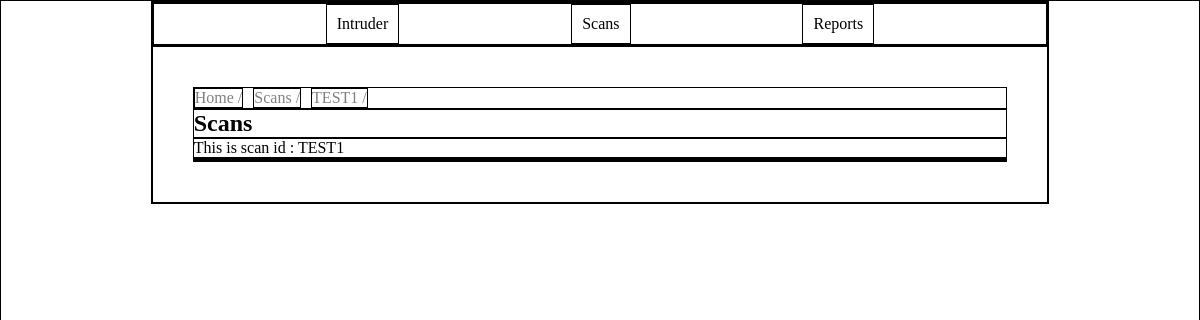
Page /home/scans/TEST1 on the earlier database version.
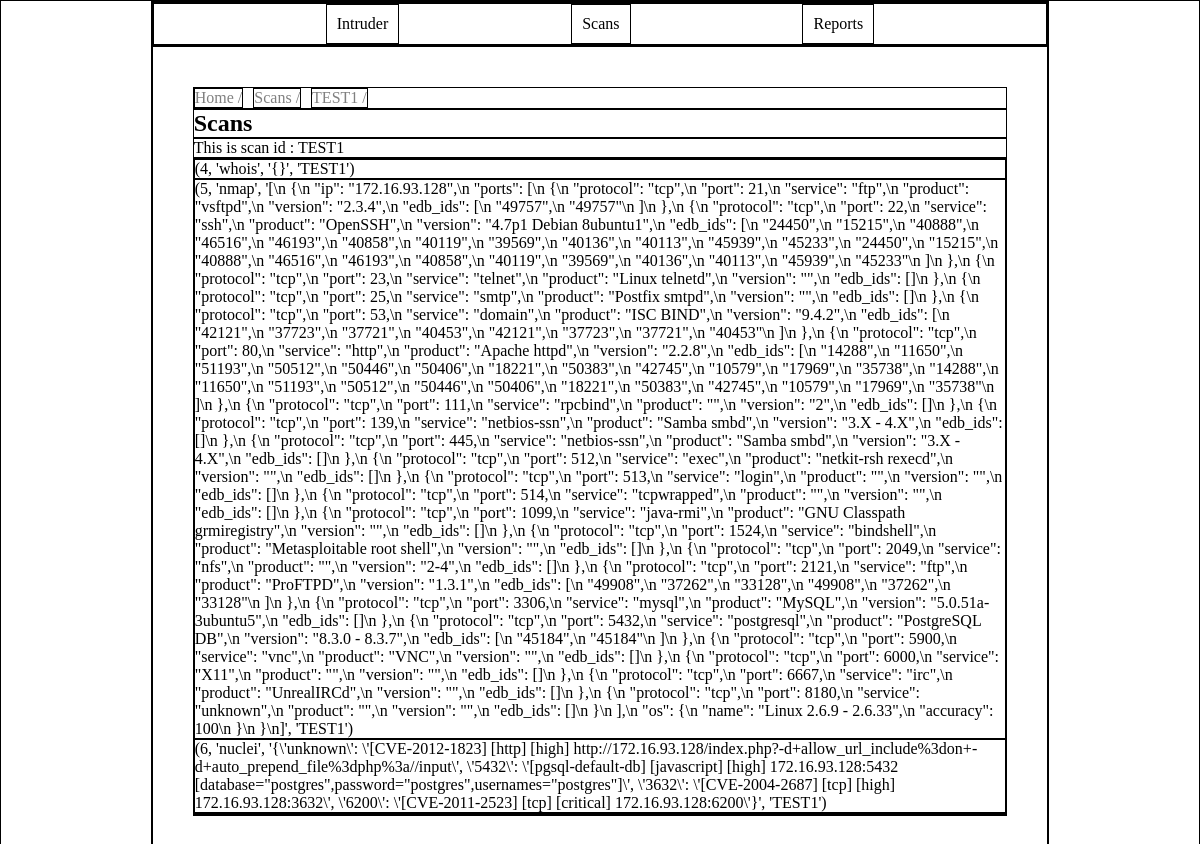
Same page on the later database version.
### tables this page shows
CREATE TABLE PROCESSES (
                    id INTEGER PRIMARY KEY AUTOINCREMENT,
                    processType TEXT NOT NULL,
                    processOutput TEXT NOT NULL,
                    nameScan TEXT NOT NULL,
                    FOREIGN KEY(nameScan) REFERENCES SCANS(scanName)
                );

### app/main.py (the view)
@app.route("/home/scans/<scanName>")
def scanDetail(scanName):
    scanDetail = getScansDetails(DB_PATH, scanName)
    return render_template("scanBase.html", scan = scanName, scansContent = scanDetail)

### database/database.py (called while the page is built)
def getScansDetails(db_path='database.db', scanName="default"):
    try:
        with sqlite3.connect(db_path) as conn:
            cursor = conn.cursor()
            cursor.execute("SELECT * from PROCESSES where nameScan = ?", (scanName,))
            rows = cursor.fetchall()
            print(len(rows))
            return rows
    except sqlite3.Error as e:
        print(f"[!] Database error: {e}")
    except Exception as e:
        print(f"[!] Unexpected error: {e}")
    return ["default"]

### app/templates/scanBase.html (shortened to what this page needs)
<!DOCTYPE html>
<html lang="en">
<head>
    <link rel="stylesheet" href="{{ url_for('static', filename='style.css') }}">
</head>
<body>
    <header>
        <nav>
            <a href="/home">Intruder</a>
            <a href="/home/scans">Scans</a>
            <a href="/home/reports">Reports</a>
        </nav>
    </header>
    <div id="main">
        <div id="filAriane">
            <a href="/home">Home /</a><a href="/home/scans">Scans /</a><a href="/home/scans/{{scan}}">{{scan}} /</a>
        </div>
        <h2>Scans</h2>
        <p>This is scan id : {{scan}}</p>
        <div id="whois">
            {% for detail in scansContent%}
                <p>{{detail}}</p>
            {% endfor %}
        </div>
        <div id="nmap">
        </div>
    </div>
</body>
</html>

### app/static/style.css (style rules this page uses)
* { margin: 0; padding: 0; box-sizing: border-box; border: black 0.5px solid; }
html { height: 100%; width: 100%; display: flex; flex-direction: column; align-items: center; }
body { width: 75%; display: flex; flex-direction: column; justify-content: space-evenly; }
#main { padding: 40px; }
nav { display: flex; flex-direction: row; justify-content: space-evenly; }
nav a { padding: 10px; text-decoration: none; color: black; }
#filAriane { display: flex; flex-direction: row; gap: 10px; }
#filAriane a { text-decoration: none; color: gray; }

Differences in the rows shown:
added PROCESSES: detail "(4, 'whois', '{}', 'TEST1')"
added PROCESSES: detail "(5, 'nmap', '[\\n {\\n \"ip\": \"172.16.93.128\",\\n \"ports\": [\\n {\\n \"protocol\": \"tcp\",\\n \"port\": 21,\\n \"service\": \"ftp\",\\n \"product\": \"vsftpd\",\\n \"version\": \"2.3.4\",\\n \"edb_ids\": [\\n \"49757\",\\n \"49757\"\\n ]\\n },\\n {\\n \"protocol\": \"tcp\",\\n \"port\": 22,\\n \"service\": \"ssh\",\\n \"product\": \"OpenSSH\",\\n \"version\": \"4.7p1 Debian 8ubuntu1\",\\n \"edb_ids\": [\\n \"24450\",\\n \"15215\",\\n \"40888\",\\n \"46516\",\\n \"46193\",\\n \"40858\",\\n \"40119\",\\n \"39569\",\\n \"40136\",\\n \"40113\",\\n \"45939\",\\n \"45233\",\\n \"24450\",\\n \"15215\",\\n \"40888\",\\n \"46516\",\\n \"46193\",\\n \"40858\",\\n \"40119\",\\n \"39569\",\\n \"40136\",\\n \"40113\",\\n \"45939\",\\n \"45233\"\\n ]\\n },\\n {\\n \"protocol\": \"tcp\",\\n \"port\": 23,\\n \"service\": \"telnet\",\\n \"product\": \"Linux…"
added PROCESSES: detail "(6, 'nuclei', '{\\'unknown\\': \\'[CVE-2012-1823] [http] [high] http://172.16.93.128/index.php?-d+allow_url_include%3don+-d+auto_prepend_file%3dphp%3a//input\\', \\'5432\\': \\'[pgsql-default-db] [javascript] [high] 172.16.93.128:5432 [database=\"postgres\",password=\"postgres\",usernames=\"postgres\"]\\', \\'3632\\': \\'[CVE-2004-2687] [tcp] [high] 172.16.93.128:3632\\', \\'6200\\': \\'[CVE-2011-2523] [tcp] [critical] 172.16.93.128:6200\\'}', 'TEST1')"
